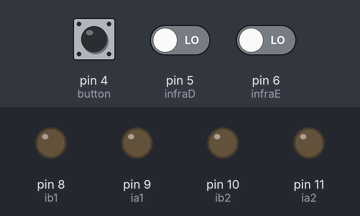
Recording of a sketch running on a simulated Arduino Uno, built with avr-gcc and run on an emulated ATmega328P. Shown: output pins drawn as LEDs (lit = HIGH). Dashed ring = blinking. Inputs (shaded band) come from the test bench; at power-on: pin 4 (button) LOW, pin 5 (infraD) LOW, pin 6 (infraE) LOW.

Above: at 1.2 s.
1.3 s: pin 4 (button) pulled HIGH for 0.15 s
At 2.5 s:
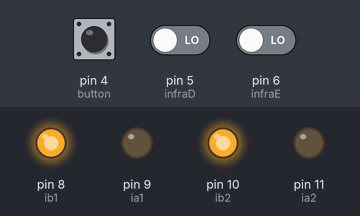
2.9 s: pin 5 (infraD) driven HIGH
At 3.15 s:
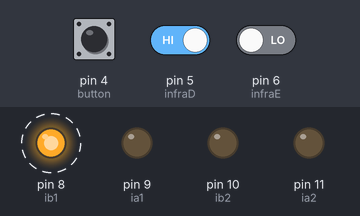
5.9 s: pin 5 (infraD) driven LOW
At 7.1 s:
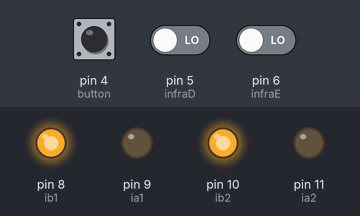
7.4 s: pin 6 (infraE) driven HIGH
At 7.65 s:
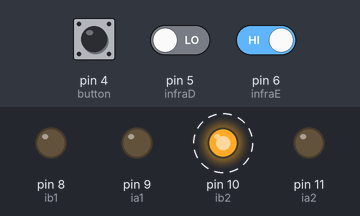
10.4 s: pin 6 (infraE) driven LOW
At 10.7 s:
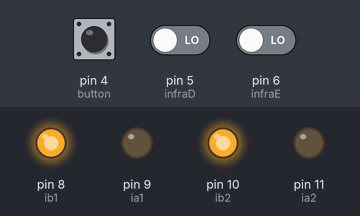
Timing chart, 0 to 12.9 s (numbered marks = the images above; inputs shaded):
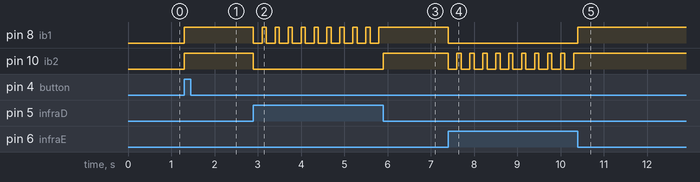

Measured:
- after the input at 1.3 s, pin 8 (ib1), pin 10 (ib2): LOW → HIGH at once
- after the input at 2.9 s, pin 8 (ib1): alternates HIGH for 0.10 s and LOW for 0.20 s, starting at once; pin 10 (ib2): HIGH → LOW at once
- after the input at 5.9 s, pin 8 (ib1): stops changing and stays HIGH; pin 10 (ib2): LOW → HIGH at once
- after the input at 7.4 s, pin 8 (ib1): HIGH → LOW at once; pin 10 (ib2): alternates HIGH for 0.10 s and LOW for 0.20 s, starting at once
- after the input at 10.4 s, pin 8 (ib1): LOW → HIGH at once; pin 10 (ib2): stops changing and stays HIGH

The sketch:

seguidor.ino
```cpp
int button = 4;

int infraD = 5;
int infraE = 6;

int ib1 = 8;
int ia1 = 9;
int ib2 = 10;
int ia2 = 11;

void direcao(int comando)
{
  boolean inPin1 = LOW;
  boolean inPin2 = HIGH;

  if (comando == 1) {
    inPin1 = HIGH;
    inPin2 = LOW;
  }

  digitalWrite(ib2, inPin2);
  digitalWrite(ia2 , inPin1);
  digitalWrite(ib1, inPin2);
  digitalWrite(ia1 , inPin1);

}


void stopp() {
  digitalWrite(ib2, LOW);
  digitalWrite(ia2 , LOW);
  digitalWrite(ib1, LOW);
  digitalWrite(ia1 , LOW);
}

void direita()
{
  digitalWrite(ib1, HIGH);
  digitalWrite(ia1 , LOW);
  delay(100);
  digitalWrite(ib2, LOW);
  digitalWrite(ia2 , LOW);

}

void esquerda()
{
  digitalWrite(ib2, HIGH);
  digitalWrite(ia2 , LOW);
  delay(100);
  digitalWrite(ib1, LOW);
  digitalWrite(ia1 , LOW);

}


void setup() {
  pinMode (button, INPUT);
  pinMode (infraD, INPUT);
  pinMode (infraE, INPUT);
  pinMode(ib2, OUTPUT);
  pinMode(ia2 , OUTPUT);
  pinMode(ib1, OUTPUT);
  pinMode(ia1 , OUTPUT);


}

void loop() {
  int estado;
  estado = digitalRead(button);
  while (estado == 1) {

    if (digitalRead(infraD) == 0 and digitalRead(infraE) == 0) {
      direcao (2);
    }
    if (digitalRead(infraD) == 1 and digitalRead(infraE) == 0) {
      stopp();
      delay(200);
      direita();
    }
    if (digitalRead(infraD) == 0 and digitalRead(infraE) == 1) {
      stopp();
      delay(200);
      esquerda();
    }


  }

}
```
